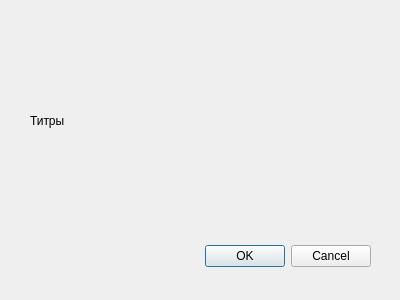
<?xml version="1.0" encoding="UTF-8"?>
<ui version="4.0">
 <class>Dialog</class>
 <widget class="QDialog" name="Dialog">
  <property name="geometry">
   <rect>
    <x>0</x>
    <y>0</y>
    <width>400</width>
    <height>300</height>
   </rect>
  </property>
  <property name="windowTitle">
   <string>Настройки</string>
  </property>
  <widget class="QDialogButtonBox" name="buttonBox">
   <property name="geometry">
    <rect>
     <x>30</x>
     <y>240</y>
     <width>341</width>
     <height>32</height>
    </rect>
   </property>
   <property name="orientation">
    <enum>Qt::Horizontal</enum>
   </property>
   <property name="standardButtons">
    <set>QDialogButtonBox::Cancel|QDialogButtonBox::Ok</set>
   </property>
  </widget>
  <widget class="QLabel" name="label">
   <property name="geometry">
    <rect>
     <x>30</x>
     <y>90</y>
     <width>341</width>
     <height>61</height>
    </rect>
   </property>
   <property name="text">
    <string>Титры</string>
   </property>
  </widget>
 </widget>
 <resources/>
 <connections>
  <connection>
   <sender>buttonBox</sender>
   <signal>accepted()</signal>
   <receiver>Dialog</receiver>
   <slot>accept()</slot>
   <hints>
    <hint type="sourcelabel">
     <x>248</x>
     <y>254</y>
    </hint>
    <hint type="destinationlabel">
     <x>157</x>
     <y>274</y>
    </hint>
   </hints>
  </connection>
  <connection>
   <sender>buttonBox</sender>
   <signal>rejected()</signal>
   <receiver>Dialog</receiver>
   <slot>reject()</slot>
   <hints>
    <hint type="sourcelabel">
     <x>316</x>
     <y>260</y>
    </hint>
    <hint type="destinationlabel">
     <x>286</x>
     <y>274</y>
    </hint>
   </hints>
  </connection>
 </connections>
</ui>
